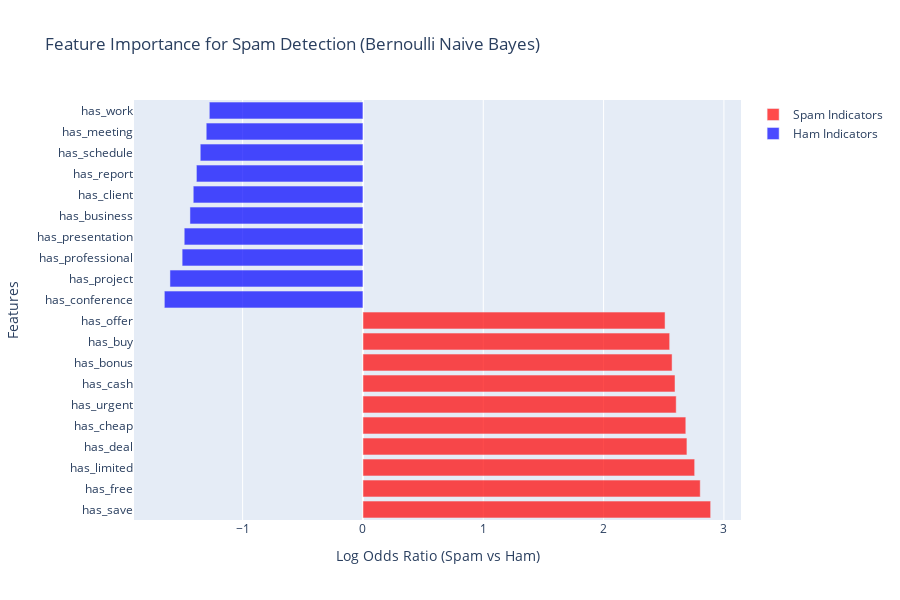
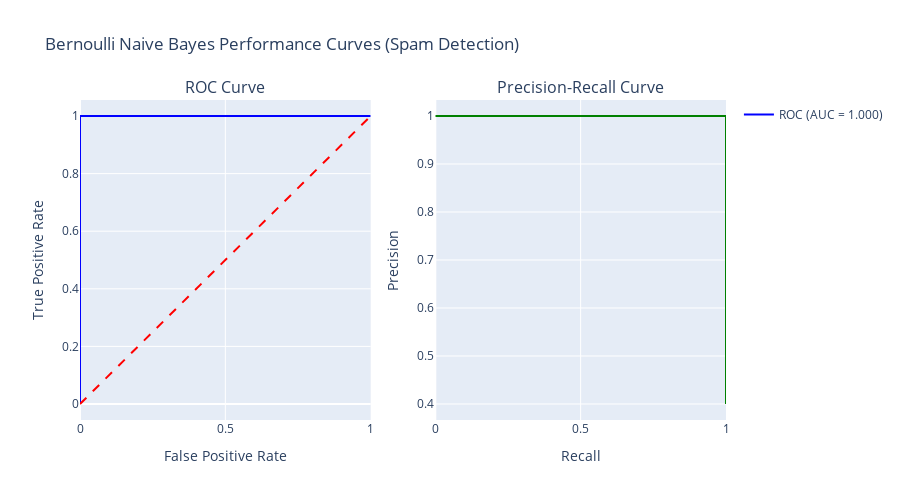

The cell these charts' notebook holds for them, in order:
### Code cell
# 3. BERNOULLI NAIVE BAYES ANALYSIS (SPAM DETECTION)
print(" 3. BERNOULLI NAIVE BAYES ANALYSIS")
print("=" * 34)

# Prepare email data
email_features = [col for col in email_df.columns if col != 'is_spam']
X_email = email_df[email_features]
y_email = email_df['is_spam']

print(f"Email features: {len(email_features)}")
print(f"Feature sample: {email_features[:5]}")

# Split data
X_email_train, X_email_test, y_email_train, y_email_test = train_test_split(
 X_email, y_email, test_size=0.2, random_state=42, stratify=y_email
)

print(f"Training set: {X_email_train.shape}")
print(f"Test set: {X_email_test.shape}")
print(f"Class distribution: {y_email_train.value_counts().to_dict()}")

# Train Bernoulli Naive Bayes with different alpha values
bnb_results = {}

print(f"\n Alpha Parameter Optimization (Bernoulli NB):")

for alpha in alpha_values:
 bnb = BernoulliNB(alpha=alpha)
 bnb.fit(X_email_train, y_email_train)

 # Cross-validation
 cv_scores = cross_val_score(bnb, X_email_train, y_email_train, cv=5)
 test_score = bnb.score(X_email_test, y_email_test)

 bnb_results[alpha] = {
 'cv_mean': cv_scores.mean(),
 'cv_std': cv_scores.std(),
 'test_accuracy': test_score
 }

 print(f"• α={alpha}: Test Acc={test_score:.4f}, CV={cv_scores.mean():.4f}±{cv_scores.std():.4f}")

# Find optimal alpha
bnb_df = pd.DataFrame(bnb_results).T
optimal_alpha_bnb = bnb_df['cv_mean'].idxmax()
print(f"\n Optimal α: {optimal_alpha_bnb}")

# Train final model
bnb_final = BernoulliNB(alpha=optimal_alpha_bnb)
bnb_final.fit(X_email_train, y_email_train)

# Predictions
y_email_pred = bnb_final.predict(X_email_test)
y_email_proba = bnb_final.predict_proba(X_email_test)

email_accuracy = accuracy_score(y_email_test, y_email_pred)
print(f"\n Final Bernoulli Naive Bayes Performance:")
print(f"• α = {optimal_alpha_bnb}")
print(f"• Test Accuracy: {email_accuracy:.4f}")

print(f"\nClassification Report:")
print(classification_report(y_email_test, y_email_pred, target_names=['Ham', 'Spam']))

# Feature importance analysis for spam detection
print(f"\n Feature Analysis for Spam Detection:")

# Calculate feature importance based on log probability ratios
spam_log_probs = bnb_final.feature_log_prob_[1] # Spam class
ham_log_probs = bnb_final.feature_log_prob_[0] # Ham class

# Log odds ratio
log_odds_ratio = spam_log_probs - ham_log_probs

# Sort features by importance
feature_importance = pd.DataFrame({
 'feature': email_features,
 'log_odds_ratio': log_odds_ratio,
 'spam_indicator': log_odds_ratio > 0
}).sort_values('log_odds_ratio', key=abs, ascending=False)

print(f"Top 10 Spam Indicators:")
spam_indicators = feature_importance[feature_importance['spam_indicator'] == True].head(10)
for _, row in spam_indicators.iterrows():
 print(f"• {row['feature']}: {row['log_odds_ratio']:.3f}")

print(f"\nTop 10 Ham Indicators:")
ham_indicators = feature_importance[feature_importance['spam_indicator'] == False].head(10)
for _, row in ham_indicators.iterrows():
 print(f"• {row['feature']}: {row['log_odds_ratio']:.3f}")

# Visualize feature importance
fig_feat_importance = go.Figure()

# Top spam features
top_spam = feature_importance[feature_importance['spam_indicator'] == True].head(10)
fig_feat_importance.add_trace(
 go.Bar(
 x=top_spam['log_odds_ratio'],
 y=top_spam['feature'],
 orientation='h',
 name='Spam Indicators',
 marker_color='red',
 opacity=0.7
 )
)

# Top ham features
top_ham = feature_importance[feature_importance['spam_indicator'] == False].head(10)
fig_feat_importance.add_trace(
 go.Bar(
 x=top_ham['log_odds_ratio'],
 y=top_ham['feature'],
 orientation='h',
 name='Ham Indicators',
 marker_color='blue',
 opacity=0.7
 )
)

fig_feat_importance.update_layout(
 title="Feature Importance for Spam Detection (Bernoulli Naive Bayes)",
 xaxis_title="Log Odds Ratio (Spam vs Ham)",
 yaxis_title="Features",
 height=600
)
fig_feat_importance.show()

# ROC and Precision-Recall curves
fpr_email, tpr_email, _ = roc_curve(y_email_test, y_email_proba[:, 1])
roc_auc_email = auc(fpr_email, tpr_email)

precision, recall, _ = precision_recall_curve(y_email_test, y_email_proba[:, 1])

fig_curves = make_subplots(
 rows=1, cols=2,
 subplot_titles=['ROC Curve', 'Precision-Recall Curve']
)

# ROC Curve
fig_curves.add_trace(
 go.Scatter(
 x=fpr_email,
 y=tpr_email,
 mode='lines',
 name=f'ROC (AUC = {roc_auc_email:.3f})',
 line=dict(color='blue')
 ),
 row=1, col=1
)

fig_curves.add_trace(
 go.Scatter(
 x=[0, 1],
 y=[0, 1],
 mode='lines',
 name='Random',
 line=dict(color='red', dash='dash'),
 showlegend=False
 ),
 row=1, col=1
)

# Precision-Recall Curve
fig_curves.add_trace(
 go.Scatter(
 x=recall,
 y=precision,
 mode='lines',
 name='Precision-Recall',
 line=dict(color='green'),
 showlegend=False
 ),
 row=1, col=2
)

fig_curves.update_xaxes(title_text="False Positive Rate", row=1, col=1)
fig_curves.update_yaxes(title_text="True Positive Rate", row=1, col=1)
fig_curves.update_xaxes(title_text="Recall", row=1, col=2)
fig_curves.update_yaxes(title_text="Precision", row=1, col=2)

fig_curves.update_layout(
 title="Bernoulli Naive Bayes Performance Curves (Spam Detection)",
 height=500
)
fig_curves.show()

# Confusion Matrix
cm_email = confusion_matrix(y_email_test, y_email_pred)

fig_cm_email = ff.create_annotated_heatmap(
 z=cm_email,
 x=['Ham', 'Spam'],
 y=['Ham', 'Spam'],
 annotation_text=cm_email,
 colorscale='Blues',
 showscale=True
)

fig_cm_email.update_layout(
 title=f"Bernoulli Naive Bayes Confusion Matrix (α={optimal_alpha_bnb})",
 xaxis_title="Predicted",
 yaxis_title="Actual",
 height=400
)
fig_cm_email.show()

# Prediction confidence analysis
print(f"\n Prediction Confidence Analysis:")

# Analyze prediction confidence for both classes
spam_confidences = y_email_proba[y_email_test == 1][:, 1] # Spam predictions
ham_confidences = y_email_proba[y_email_test == 0][:, 0] # Ham predictions

print(f"Spam detection confidence: {spam_confidences.mean():.3f} ± {spam_confidences.std():.3f}")
print(f"Ham detection confidence: {ham_confidences.mean():.3f} ± {ham_confidences.std():.3f}")

# Show some example predictions
print(f"\nSample Email Predictions:")
sample_size = min(5, len(X_email_test))
for i in range(sample_size):
 actual = y_email_test.iloc[i]
 predicted = y_email_pred[i]
 prob_ham = y_email_proba[i][0]
 prob_spam = y_email_proba[i][1]

 actual_label = 'Spam' if actual == 1 else 'Ham'
 pred_label = 'Spam' if predicted == 1 else 'Ham'

 print(f"Email {i+1}: Actual={actual_label}, Predicted={pred_label} "
 f"(P(Ham)={prob_ham:.3f}, P(Spam)={prob_spam:.3f})")

### Figure 1 — Plotly figure (JSON) as saved in the notebook; plotly's stock layout.template omitted (floating-point values rounded to 4 significant figures)
{"data": [{"marker": {"color": "red"}, "name": "Spam Indicators", "opacity": 0.7, "orientation": "h", "type": "bar", "x": [2.89, 2.803, 2.757, 2.693, 2.683, 2.603, 2.593, 2.569, 2.549, 2.511], "y": ["has_save", "has_free", "has_limited", "has_deal", "has_cheap", "has_urgent", "has_cash", "has_bonus", "has_buy", "has_offer"]}, {"marker": {"color": "blue"}, "name": "Ham Indicators", "opacity": 0.7, "orientation": "h", "type": "bar", "x": [-1.651, -1.604, -1.503, -1.485, -1.438, -1.41, -1.384, -1.352, -1.302, -1.277], "y": ["has_conference", "has_project", "has_professional", "has_presentation", "has_business", "has_client", "has_report", "has_schedule", "has_meeting", "has_work"]}], "layout": {"height": 600, "title": {"text": "Feature Importance for Spam Detection (Bernoulli Naive Bayes)"}, "xaxis": {"title": {"text": "Log Odds Ratio (Spam vs Ham)"}}, "yaxis": {"title": {"text": "Features"}}}}

### Figure 2 — Plotly figure (JSON) as saved in the notebook; plotly's stock layout.template omitted (floating-point values rounded to 4 significant figures; data arrays with more than 128 entries replaced by an {"elided": "..."} marker saying what was removed)
{"data": [{"line": {"color": "blue"}, "mode": "lines", "name": "ROC (AUC = 1.000)", "type": "scatter", "x": [0.0, 0.0, 0.0, 0.0, 0.0, 0.0, 0.2, 0.2167, 1.0], "xaxis": "x", "y": [0.0, 0.15, 0.1625, 0.2, 0.25, 1.0, 1.0, 1.0, 1.0], "yaxis": "y"}, {"line": {"color": "red", "dash": "dash"}, "mode": "lines", "name": "Random", "showlegend": false, "type": "scatter", "x": [0, 1], "xaxis": "x", "y": [0, 1], "yaxis": "y"}, {"line": {"color": "green"}, "mode": "lines", "name": "Precision-Recall", "showlegend": false, "type": "scatter", "x": {"elided": "185 float values"}, "xaxis": "x2", "y": {"elided": "185 float values"}, "yaxis": "y2"}], "layout": {"annotations": [{"font": {"size": 16}, "showarrow": false, "text": "ROC Curve", "x": 0.225, "xanchor": "center", "xref": "paper", "y": 1, "yanchor": "bottom", "yref": "paper"}, {"font": {"size": 16}, "showarrow": false, "text": "Precision-Recall Curve", "x": 0.775, "xanchor": "center", "xref": "paper", "y": 1, "yanchor": "bottom", "yref": "paper"}], "height": 500, "title": {"text": "Bernoulli Naive Bayes Performance Curves (Spam Detection)"}, "xaxis": {"anchor": "y", "domain": [0, 0.45], "title": {"text": "False Positive Rate"}}, "xaxis2": {"anchor": "y2", "domain": [0.55, 1], "title": {"text": "Recall"}}, "yaxis": {"anchor": "x", "domain": [0, 1], "title": {"text": "True Positive Rate"}}, "yaxis2": {"anchor": "x2", "domain": [0, 1], "title": {"text": "Precision"}}}}
